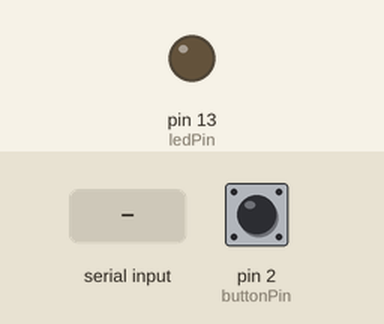
A sketch run on a simulated Arduino Uno, built with avr-gcc and run on an emulated ATmega328P. On the bench: output pins drawn as LEDs (lit = HIGH). Dashed ring = blinking. The test bench sets the inputs (shaded band); at power-on: pin 2 (buttonPin) LOW. What the sketch prints to the serial monitor is not drawn.

Above: at 1.2 s.
1.3 s: pin 2 (buttonPin) pulled HIGH for 0.15 s
At 1.37 s:
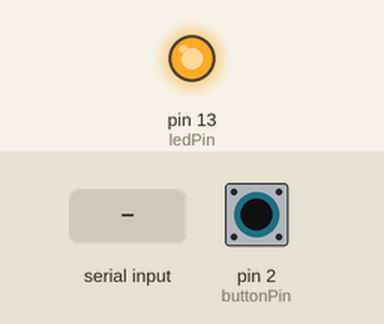
2.9 s: pin 2 (buttonPin) pulled HIGH for 3.2 s
At 7.3 s:
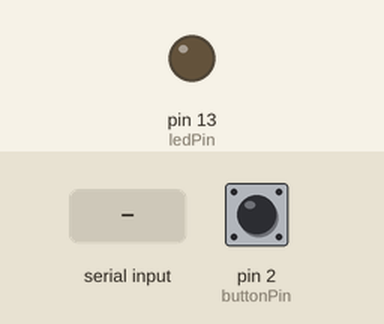
7.6 s: "a" received over Serial
At 8.6 s:
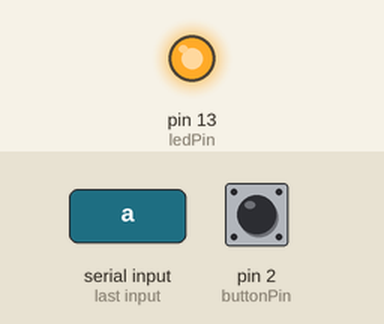
10.6 s: pin 2 (buttonPin) pulsed HIGH 2 times (0.12 s each, 0.3 s apart)
At 10.66 s:
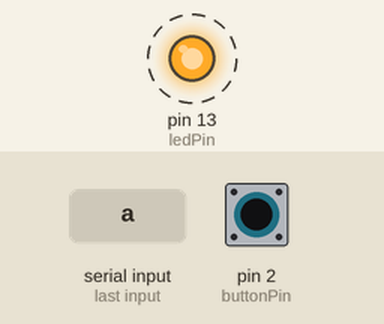
Timing chart, 0 to 13.6 s (numbered marks = the images above; inputs shaded):
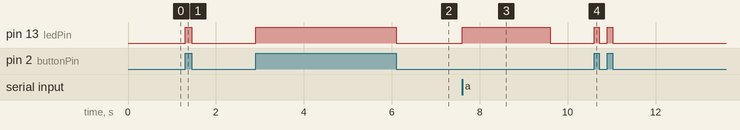

Measured:
- after the input at 1.3 s, pin 13 (ledPin): LOW → HIGH at once, → LOW 0.15 s later
- after the input at 2.9 s, pin 13 (ledPin): LOW → HIGH at once, → LOW 3.2 s later
- after the input at 7.6 s, pin 13 (ledPin): LOW → HIGH at once, → LOW 2.0 s later
- after the input at 10.6 s, pin 13 (ledPin): alternates HIGH for 0.12 s and LOW for 0.18 s, 4 changes in all, then stays LOW, starting at once

The sketch:

sketch_may10a.ino
```cpp
const int buttonPin = 2;     // the number of the pushbutton pin
const int ledPin =  13;      // the number of the LED pin
char c;

// variables will change:
int buttonState = 0;         // variable for reading the pushbutton status
boolean hasTriggered = false;

void setup() {
  // initialize the LED pin as an output:
  pinMode(ledPin, OUTPUT);
  // initialize the pushbutton pin as an input:
  pinMode(buttonPin, INPUT);
  Serial.begin(9600);
}

void loop(){
  // read the state of the pushbutton value:

  while(Serial.available() > 0) // Don't read unless you know there is data
  {
    c = Serial.read(); // Read a character

        if( c == 'a')
        {
          digitalWrite(ledPin, HIGH);
          delay(2000);
        }
        else if( c == 'b')
        {

          digitalWrite(ledPin, LOW);
        }
    }
  buttonState = digitalRead(buttonPin);

  // check if the pushbutton is pressed.
  // if it is, the buttonState is HIGH:
  if (buttonState == HIGH) {
    // turn LED on:
    if (! hasTriggered){
      hasTriggered = true;
      Serial.write('c');
    }
    digitalWrite(ledPin, HIGH);

  }
  else {

    // turn LED off:
    digitalWrite(ledPin, LOW);
    hasTriggered = false;
  }
}
```
